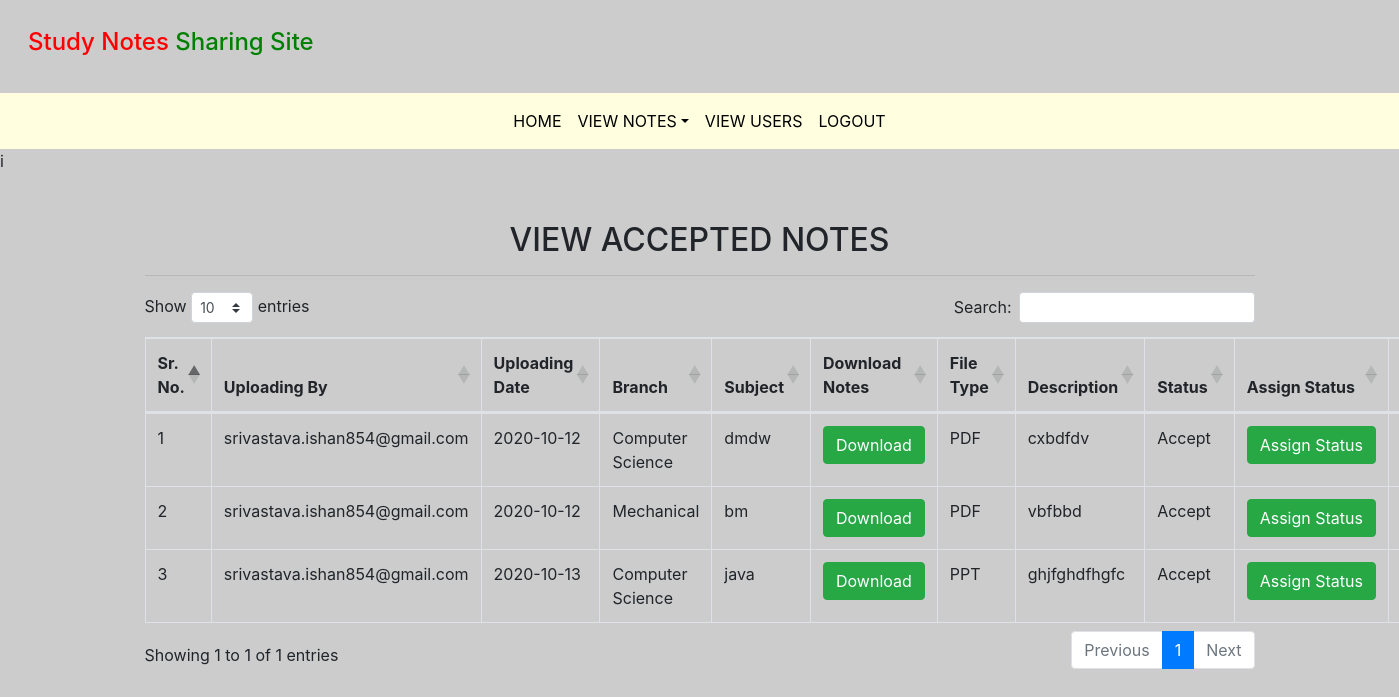
The page /accepted_notes (signed in) on the database its author committed.
### notes/models.py (models this page shows, shortened)
class Notes(models.Model):
    user = models.ForeignKey(User, on_delete=models.CASCADE)
    uploadingdate = models.CharField(max_length=30)
    branch = models.CharField(max_length=30)
    subject = models.CharField(max_length=30)
    notesfile = models.FileField(null=True)
    filetype = models.CharField(max_length=30)
    description = models.CharField(max_length=200, null=True)
    status = models.CharField(max_length=15)

### notes/views.py (the view)
# urls.py: path('accepted_notes', accepted_notes, name='accepted_notes'),
def accepted_notes(request):
    if not request.user.is_authenticated:
        return redirect('login_admin')
    notes = Notes.objects.filter(status = "Accept")
    d = {'notes':notes}
    return render(request,'accepted_notes.html',d)

### notes/templates/accepted_notes.html (shortened to what this page needs)
{% extends 'admin_nav.html' %}
{% load static %}
{% block body %}
<link rel="stylesheet" href="https://cdnjs.cloudflare.com/ajax/libs/twitter-bootstrap/4.5.2/css/bootstrap.css">
<link rel="stylesheet" href="https://cdn.datatables.net/1.10.22/css/dataTables.bootstrap4.min.css">i
<div class="container mt-5">
        <h2 class="text-center">VIEW ACCEPTED NOTES</h2>
            <HR>
    <table class="table table-bordered" id="example">
        <thead>
        <tr>
            <th>Sr. No.</th>
             <th>Uploading By</th>
            <th>Uploading Date</th>
            <th>Branch</th>
            <th>Subject</th>
            <th>Download Notes</th>
            <th>File Type</th>
            <th>Description</th>
            <th>Status</th>
            <th>Assign Status</th>
            <th>Action</th>
        </tr>
        </thead>
        {% for i in notes %}
        <tbody>
        <tr>
           <td>{{forloop.counter}}</td>
             <td>{{i.user.username}}</td>
            <td>{{i.uploadingdate}}</td>
            <td>{{i.branch}}</td>
            <td>{{i.subject}}</td>
            <td><a href="{{i.notesfile.url}}" class="btn btn-success" download>Download</a></td>
            <td>{{i.filetype}}</td>
            <td>{{i.description}}</td>
            <td>{{i.status}}</td>
            <td><a href="{% url 'assign_status' i.id %}" class="btn btn-success">Assign&nbsp;Status</a></td>
            <td><a href="{% url 'delete_notes' i.id %}" class="btn btn-danger" onclick="return confirm('Are you sure')">Delete</a></td>
        </tr>
        </tbody>
        {% endfor %}
    </table>
        </div>
{% endblock %}

### rows shown on the page
Notes: user.username "srivastava.ishan854@gmail.com", uploadingdate "2020-10-12", branch "Computer Science", subject "dmdw", filetype "PDF", description "cxbdfdv", status "Accept"
Notes: user.username "srivastava.ishan854@gmail.com", uploadingdate "2020-10-12", branch "Mechanical", subject "bm", filetype "PDF", description "vbfbbd", status "Accept"
Notes: user.username "srivastava.ishan854@gmail.com", uploadingdate "2020-10-13", branch "Computer Science", subject "java", filetype "PPT", description "ghjfghdfhgfc", status "Accept"
